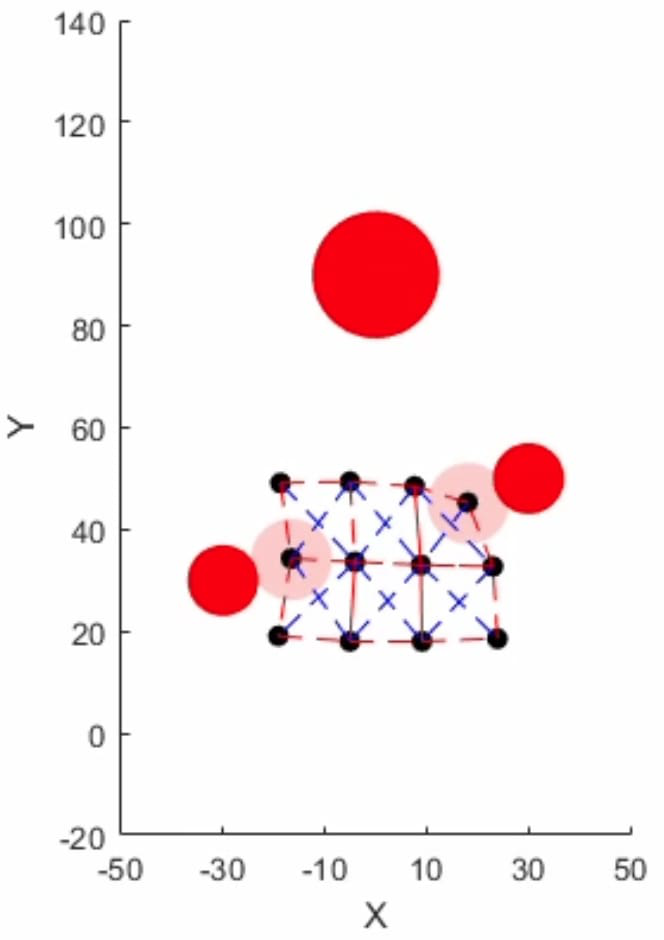
#> input picture figs_extracted/fig5b.png, 664 x 940 px, found by its file name
$ python zoom.py
#> lines starting #> are read from the running program, lines starting #| are printed output that depends on the picture
from PIL import Image
im = Image.open('figs_extracted/fig5b.png')
#> im is the input picture: PIL image 664x940 RGB; mean R, G, B 248.6, 239.2, 240.3
print(im.size)
#| (664, 940)
im.crop((80, 300, 430, 700)).resize((700, 800), Image.LANCZOS).save('figs_extracted/zoom5b.png')
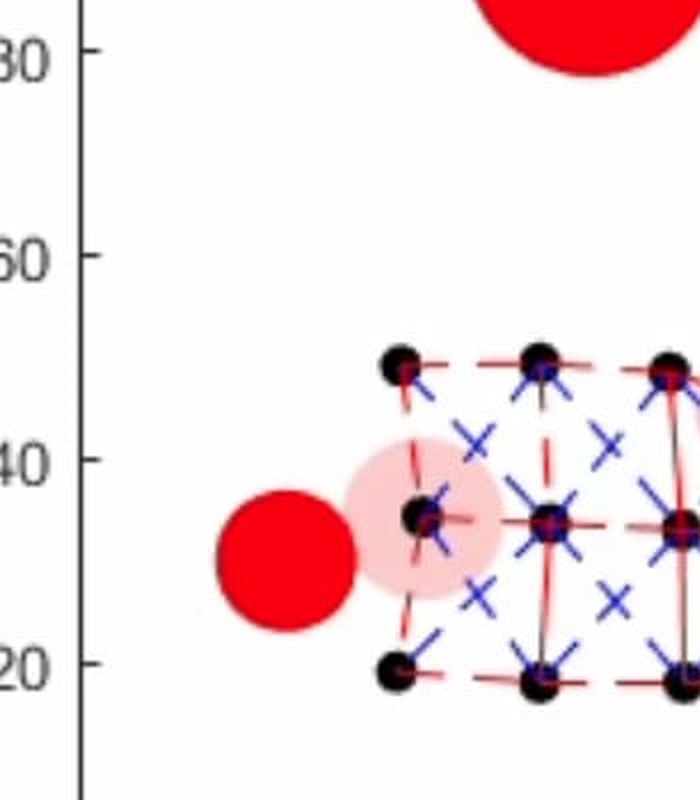
#> saved as zoom5b.png: PIL image 700x800 RGB; mean R, G, B 242.9, 226.8, 229.2
im2 = Image.open('figs_extracted/fig5a.png')
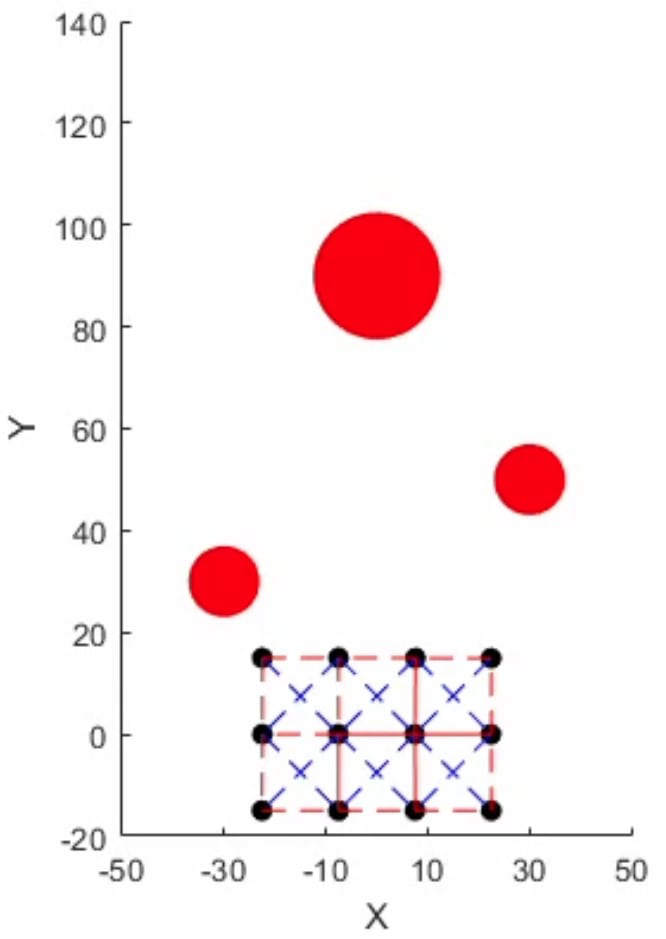
#> input picture figs_extracted/fig5a.png, 666 x 939 px, found by its file name
#> im2 is the input picture: PIL image 666x939 RGB; mean R, G, B 248.6, 239.9, 240.9
im2.crop((100, 600, 560, 880)).resize((920, 560), Image.LANCZOS).save('figs_extracted/zoom5a.png')
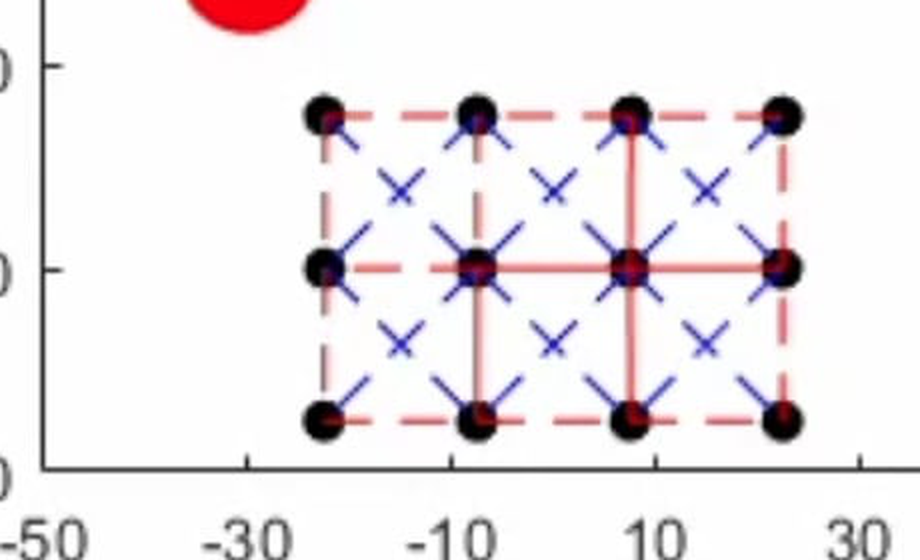
#> saved as zoom5a.png: PIL image 920x560 RGB; mean R, G, B 237.3, 232.7, 235.1
